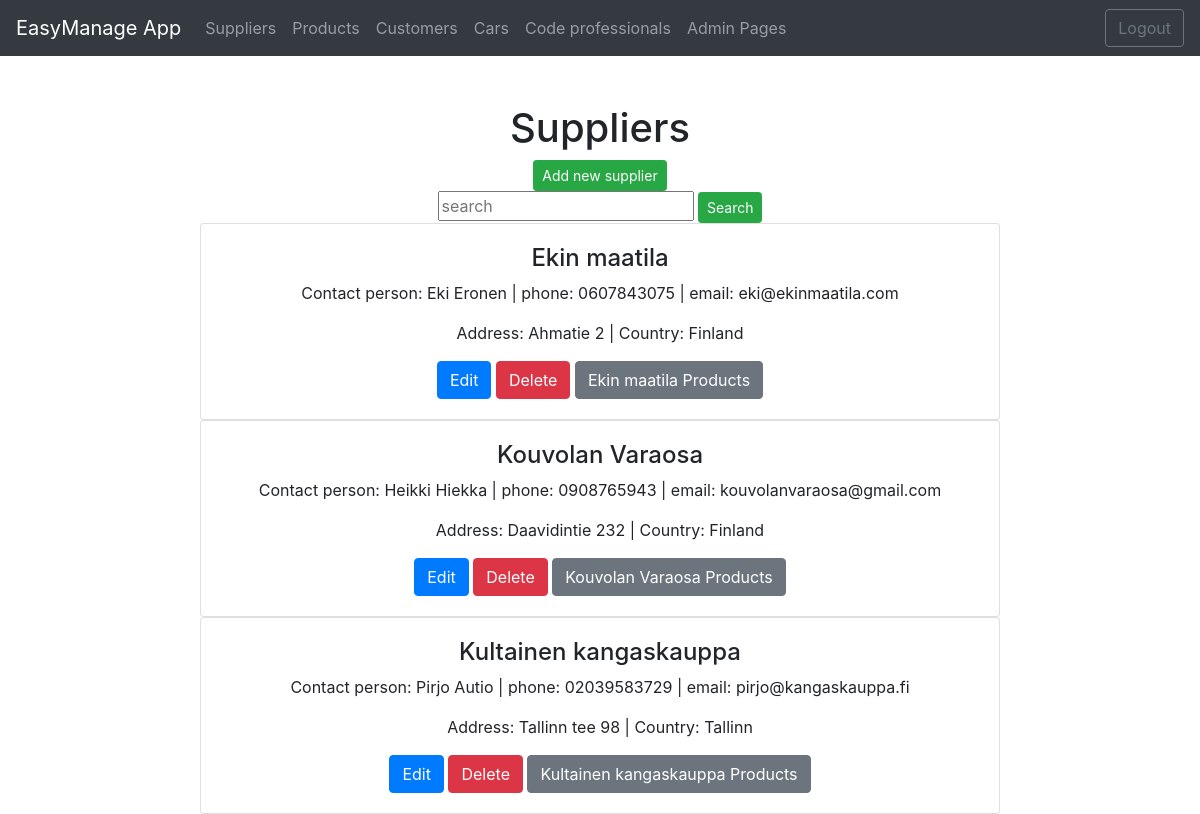
Page /suppliers/ (signed in) on the committed database.
### app/models.py (models this page shows, shortened)
class Supplier(models.Model):
    companyname = models.CharField(max_length= 50, default="firma")
    contactname = models.CharField(max_length= 50, default="firma")
    address = models.CharField(max_length= 100, default="firma")
    phone = models.CharField(max_length= 20, default="firma")
    email = models.CharField(max_length= 50, default="firma")
    country = models.CharField(max_length= 50, default="firma")

### app/views.py (the view)
# urls.py: path('suppliers/', supplierlistview),
def supplierlistview(request):
    if not request.user.is_authenticated:
        return render (request, "loginpage.html")
    else:
        supplierlist = Supplier.objects.all()
        context = {'suppliers': supplierlist}
        return render (request,"supplierlist.html",context)

### app/templates/supplierlist.html (shortened to what this page needs)
{% extends 'index.html' %}
{% block content %}
<br />
<br />
<h1>Suppliers</h1>
<button id="add-btn" class="btn btn-success btn-sm" onclick="showaddform()">Add new supplier</button>
<form method="post" action="/search-suppliers/">
    <input class="card-text" class="card-text" type="text" placeholder="search" name="search">
    <input type="submit" value="Search" class="btn btn-success btn-sm" name="">
</form>
{% for s in suppliers %}
<div class="card" style="max-width: 50rem;">
    <div class="card-body">
        <h4 class="card-titlet">{{s.companyname}}</h4>
        <p class="card-text">Contact person: {{s.contactname}} | phone: {{s.phone}} | email: {{s.email}} </p>
        <p class="card-text">Address: {{s.address}} | Country: {{s.country}}</p>
        <a href="/edit-supplier-get/{{s.id}}/" class="btn btn-primary">Edit</a>
        <a href="/confirm-delete-supplier/{{s.id}}/" class="btn btn-danger">Delete</a>
        <a href="/products-by-supplier/{{s.id}}/" class="btn btn-secondary">{{s.companyname}} Products</a>
    </div>
</div>
{% empty %}
<div class="card" style="width: 50rem;">
    <div class="card-body">
        <p class="card-text">No suppliers found in the database </p>
    </div>
</div>
{%endfor%}
{% endblock %}

### rows in the picture
Supplier: companyname "Ekin maatila", contactname "Eki Eronen", phone "0607843075", email "eki@ekinmaatila.com", address "Ahmatie 2", country "Finland"
Supplier: companyname "Kouvolan Varaosa", contactname "Heikki Hiekka", phone "0908765943", email "kouvolanvaraosa@gmail.com", address "Daavidintie 232", country "Finland"
Supplier: companyname "Kultainen kangaskauppa", contactname "Pirjo Autio", phone "02039583729", email "pirjo@kangaskauppa.fi", address "Tallinn tee 98", country "Tallinn"
